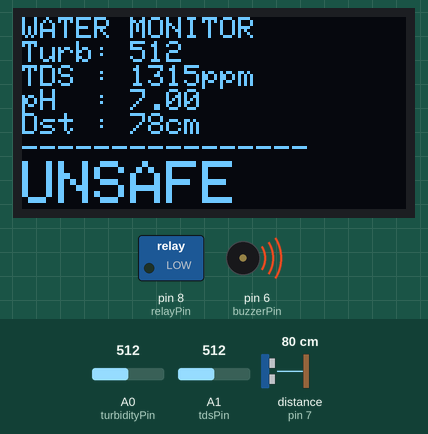
Recording of a sketch running on a simulated Arduino Uno, built with avr-gcc and run on an emulated ATmega328P. Shown: 128×64 one-colour display, switched loads named in the sketch (green lamp = pin HIGH), buzzer (waves = sounding, pin HIGH). Wiring (inferred from the names in the program): ultrasonic range finder: trigger pin 9; echo pin 7. The inputs (shaded band) are chosen by the test bench; at power-on: A1 (tdsPin) = 512, distance to the obstacle (sensor on pin 7) 80 cm, A0 (turbidityPin) = 512. The echo pulse lasts 58.3 µs per cm; pins used as bus, display or sensor lines are not drawn; what the sketch prints to the serial monitor is not drawn.

Above: at 1.2 s.
1.3 s: A1 (tdsPin) set to 306
At 2.9 s:
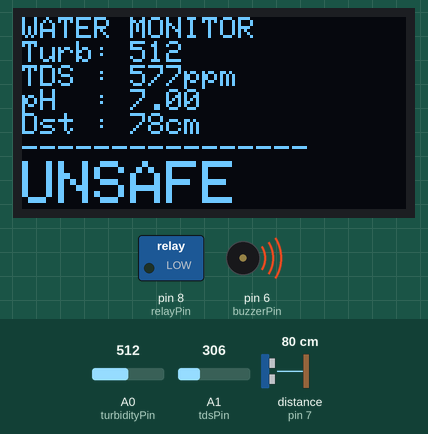
4.6 s: distance to the obstacle (sensor on pin 7) set to 2 cm
At 5.3 s:
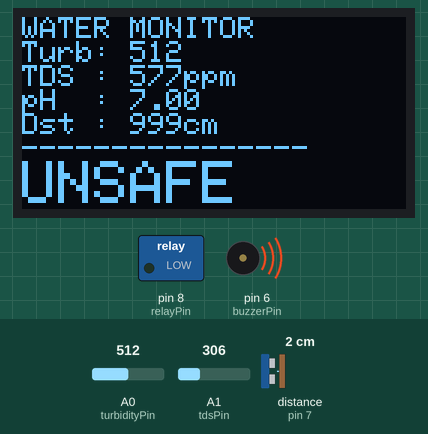
6.5 s: A0 (turbidityPin) set to 390
At 7.9 s:
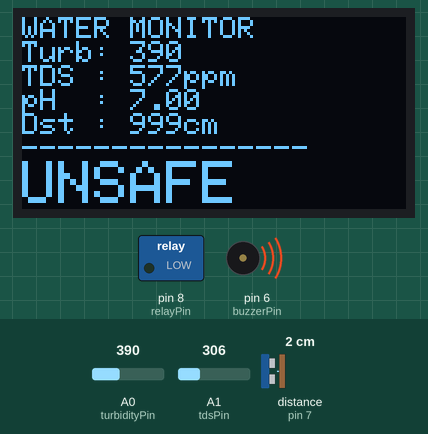
8.2 s: distance to the obstacle (sensor on pin 7) set to 4 cm
At 9.3 s:
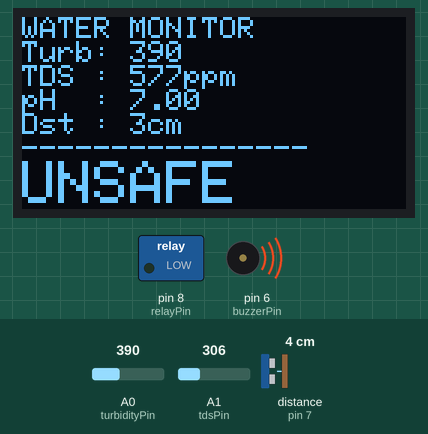
10.0 s: A1 (tdsPin) set to 176
At 10.7 s:
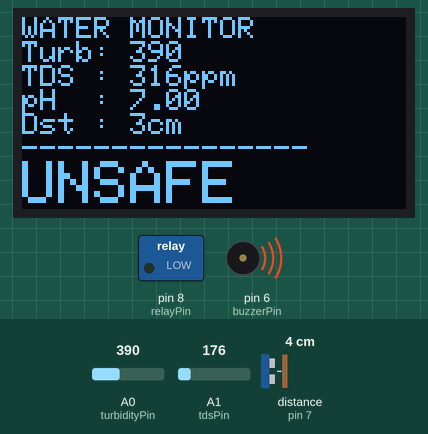
11.8 s: A1 (tdsPin) set to 154
At 13.3 s:
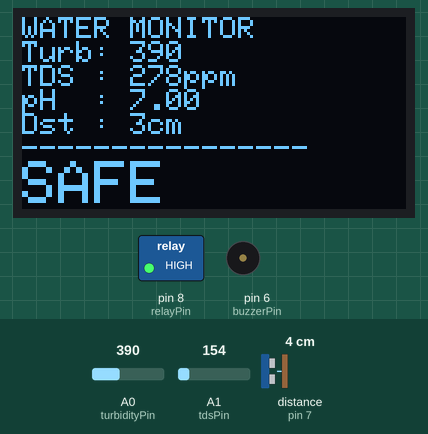
Timing chart, 0 to 14.5 s (numbered marks = the images above; inputs shaded):
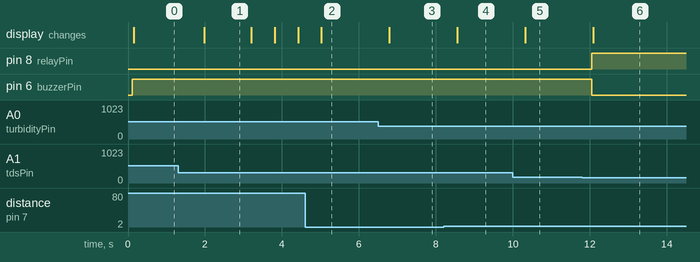

The sketch:

ph_monitor_arduino.ino
```cpp
#include <SoftwareSerial.h>
#include <Wire.h>
#include <Adafruit_GFX.h>
#include <Adafruit_SSD1306.h>

// ---------- pH SENSOR ----------
SoftwareSerial sensorSerial(10, 11);
String sensorData = "";
float pHValue = 7.0;

// ---------- OLED ----------
#define SCREEN_WIDTH 128
#define SCREEN_HEIGHT 64
Adafruit_SSD1306 display(SCREEN_WIDTH, SCREEN_HEIGHT, &Wire, -1);

// ---------- PINS ----------
const int relayPin = 8;
const int trigPin = 9;
const int echoPin = 7;
const int turbidityPin = A0;
const int tdsPin = A1;
const int buzzerPin = 6;

// ---------- SETUP ----------
void setup() {
  Serial.begin(9600);
  sensorSerial.begin(9600);

  pinMode(relayPin, OUTPUT);
  pinMode(trigPin, OUTPUT);
  pinMode(echoPin, INPUT);
  pinMode(buzzerPin, OUTPUT);

  digitalWrite(relayPin, LOW);
  digitalWrite(buzzerPin, LOW);

  if (!display.begin(SSD1306_SWITCHCAPVCC, 0x3C)) {
    for (;;);
  }

  display.clearDisplay();
  display.setTextSize(1);
  display.setTextColor(WHITE);

  Serial.println("System Initialized...");
}

// ---------- ULTRASONIC ----------
int getDistance() {
  long total = 0;
  int count = 0;

  for (int i = 0; i < 5; i++) {
    digitalWrite(trigPin, LOW);
    delayMicroseconds(2);

    digitalWrite(trigPin, HIGH);
    delayMicroseconds(10);
    digitalWrite(trigPin, LOW);

    long duration = pulseIn(echoPin, HIGH, 30000);

    if (duration > 0) {
      int d = duration * 0.034 / 2;
      if (d > 2 && d < 400) {
        total += d;
        count++;
      }
    }
    delay(10);
  }

  if (count == 0) return 999;
  return total / count;
}

// ---------- LOOP ----------
void loop() {

  // ===== YOUR EXACT LOGIC (READ FULL DATA) =====
  if (sensorSerial.available()) {
    sensorData = sensorSerial.readStringUntil('\n');
    sensorData.trim();

    Serial.print("Sensor Output: ");
    Serial.println(sensorData);

    // ===== EXTRACT FIRST VALUE (pH) =====
    int commaIndex = sensorData.indexOf(',');

    if (commaIndex > 0) {
      String phString = sensorData.substring(0, commaIndex);
      float tempPH = phString.toFloat();

      if (tempPH > 0 && tempPH < 14) {
        pHValue = tempPH;
      }
    }
  }

  // -------- OTHER SENSORS --------
  int turbRaw = analogRead(turbidityPin);
  int tdsRaw = analogRead(tdsPin);

  float voltage = tdsRaw * 5.0 / 1024.0;
  float tdsPpm = (133.42 * pow(voltage, 3)
                 - 255.86 * pow(voltage, 2)
                 + 857.39 * voltage) * 0.5;

  int distance = getDistance();

  // -------- CONDITIONS --------
  bool goodTurbidity = turbRaw < 400;
  bool goodTDS = tdsPpm > 50 && tdsPpm < 300;
  bool goodPH = pHValue >= 6.5 && pHValue <= 8.5;
  bool glassDetected = distance < 20;

  // -------- LOGIC --------
  if (goodTurbidity && goodTDS && goodPH && glassDetected) {
    digitalWrite(relayPin, HIGH);
    digitalWrite(buzzerPin, LOW);
    updateDisplay(turbRaw, tdsPpm, pHValue, distance, "SAFE");
  } else {
    digitalWrite(relayPin, LOW);
    digitalWrite(buzzerPin, HIGH);
    updateDisplay(turbRaw, tdsPpm, pHValue, distance, "UNSAFE");
  }

  delay(500);
}

// ---------- OLED ----------
void updateDisplay(int turb, float tds, float ph, int dist, String status) {

  display.clearDisplay();
  display.setCursor(0, 0);

  display.println("WATER MONITOR");
  display.print("Turb: "); display.println(turb);
  display.print("TDS : "); display.print(tds, 0); display.println("ppm");
  display.print("pH  : "); display.println(ph, 2);
  display.print("Dst : "); display.print(dist); display.println("cm");

  display.println("----------------");

  display.setTextSize(2);
  display.println(status);
  display.setTextSize(1);

  display.display();
}
```

Measured:
- the behaviour switches between 167 and 166 on A1 (tdsPin) (found by bisection; images 5 and 6)
- after the input at 1.3 s, the display: changes after 0.68 s (image 1)
- after the input at 4.6 s, the display: changes after 0.42 s (image 2)
- after the input at 6.5 s, the display: changes after 0.28 s (image 3)
- after the input at 8.2 s, the display: changes after 0.35 s (image 4)
- after the input at 10.0 s, the display: changes after 0.32 s (image 5)
- after the input at 11.8 s, pin 8 (relayPin): LOW → HIGH after 0.25 s; pin 6 (buzzerPin): HIGH → LOW after 0.25 s; the display: changes after 0.29 s (image 6)
